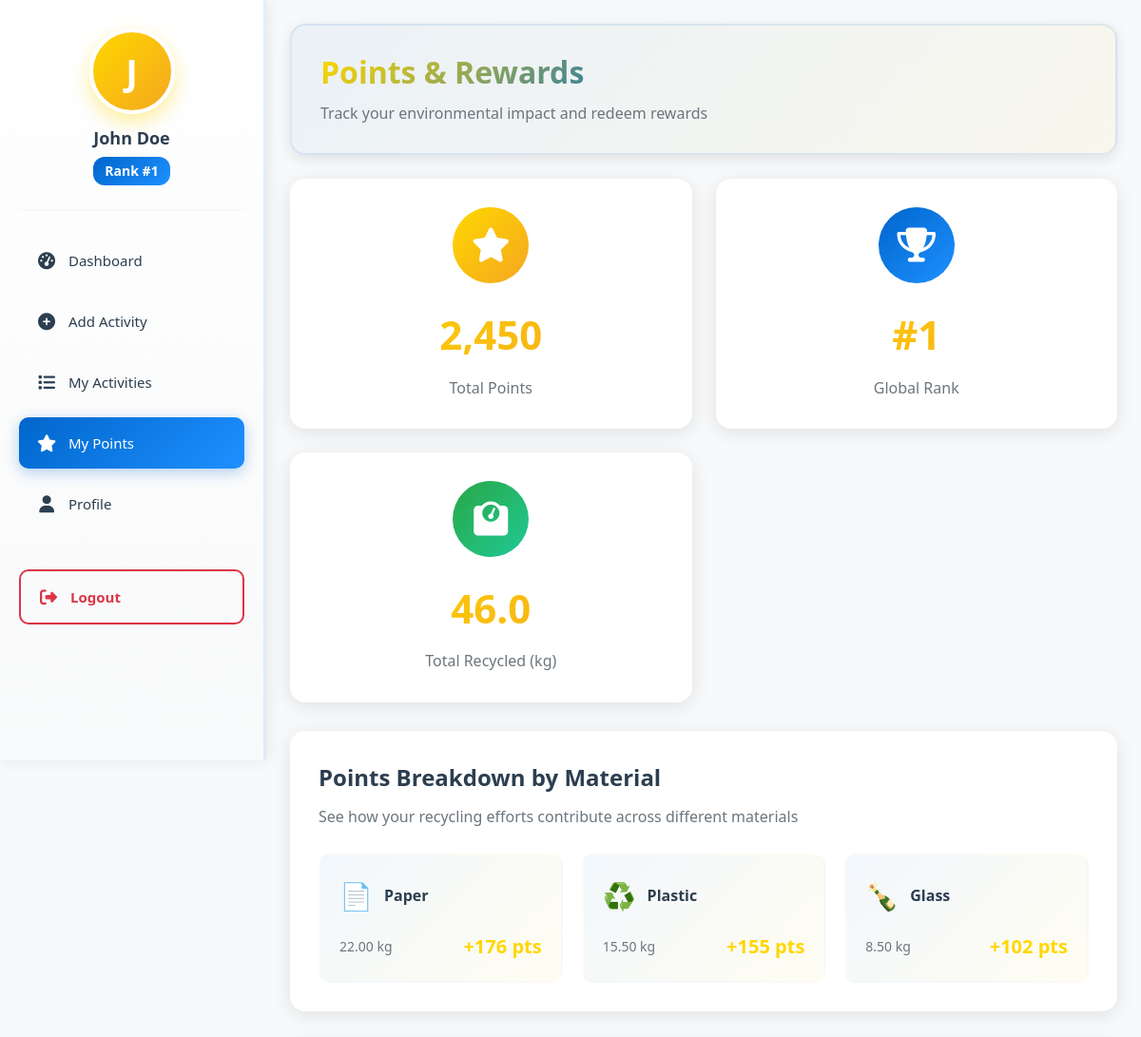
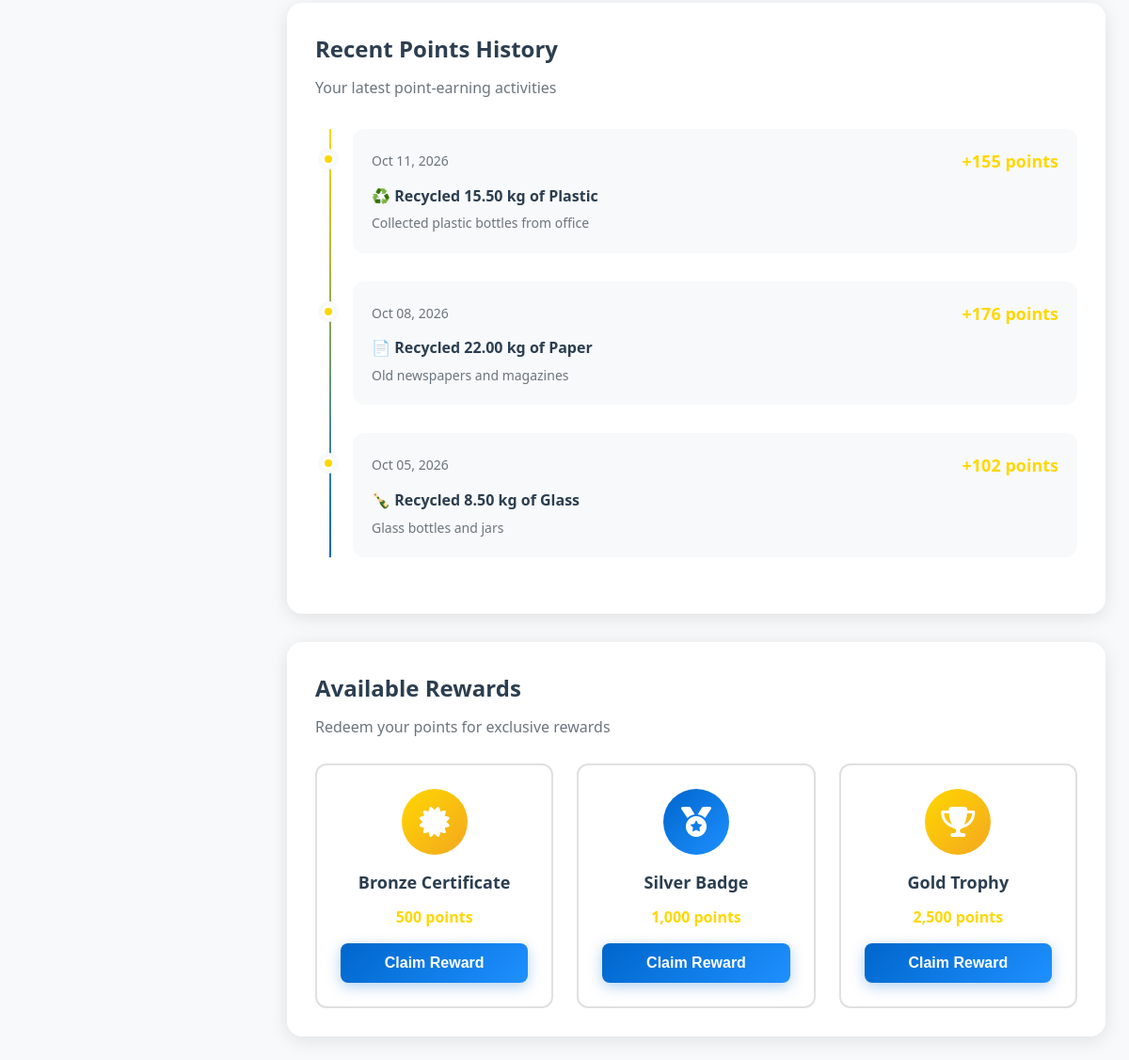
Screenshot of /user/my_points.php (signed in) with the database file from the repository (2 pictures, top to bottom).
### tables this page shows
CREATE TABLE users (
    id INT AUTO_INCREMENT PRIMARY KEY,
    username VARCHAR(50) UNIQUE NOT NULL,
    email VARCHAR(100) UNIQUE NOT NULL,
    password VARCHAR(255) NOT NULL,
    full_name VARCHAR(100) NOT NULL,
    phone VARCHAR(20),
    address TEXT,
    role ENUM('user', 'admin') DEFAULT 'user',
    points INT DEFAULT 0,
    rank INT DEFAULT 0,
    profile_image VARCHAR(255) DEFAULT 'default-avatar.png',
    verified TINYINT(1) DEFAULT 0,
    created_at TIMESTAMP DEFAULT CURRENT_TIMESTAMP,
    updated_at TIMESTAMP DEFAULT CURRENT_TIMESTAMP ON UPDATE CURRENT_TIMESTAMP
);

CREATE TABLE activities (
    id INT AUTO_INCREMENT PRIMARY KEY,
    user_id INT NOT NULL,
    material_type VARCHAR(50) NOT NULL,
    quantity DECIMAL(10,2) NOT NULL,
    unit VARCHAR(20) NOT NULL,
    recycling_center_id INT,
    description TEXT,
    points_earned INT DEFAULT 0,
    status ENUM('pending', 'verified', 'rejected') DEFAULT 'pending',
    activity_date DATE NOT NULL,
    verified_by INT,
    verified_at TIMESTAMP NULL,
    created_at TIMESTAMP DEFAULT CURRENT_TIMESTAMP,
    FOREIGN KEY (user_id) REFERENCES users(id) ON DELETE CASCADE,
    FOREIGN KEY (verified_by) REFERENCES users(id) ON DELETE SET NULL,
    FOREIGN KEY (recycling_center_id) REFERENCES recycling_centers(id) ON DELETE SET NULL
);

### includes/functions.php (called while the page is built, shortened)
<?php
function getMaterialIcon($material) {
    $icons = [
        'plastic' => '♻️',
        'paper' => '📄',
        'glass' => '🍾',
        'metal' => '🔩',
        'electronics' => '💻',
        'organic' => '🌱',
        'cardboard' => '📦'
    ];
    return $icons[strtolower($material)] ?? '♻️';
}
?>

### user/my_points.php (the view, shortened to what this page needs)
<?php
require_once '../includes/dashboard_header.php';
$user_id = $_SESSION['user_id'];
$breakdown_query = $conn->query("SELECT
    material_type,
    SUM(quantity) as total_quantity,
    SUM(points_earned) as total_points,
    COUNT(*) as activity_count
    FROM activities
    WHERE user_id = $user_id AND status = 'verified'
    GROUP BY material_type
    ORDER BY total_points DESC");
$history_query = $conn->query("SELECT * FROM activities WHERE user_id = $user_id AND status = 'verified' ORDER BY activity_date DESC LIMIT 10");
$total_recycled = $conn->query("SELECT SUM(quantity) as total FROM activities WHERE user_id = $user_id AND status = 'verified'")->fetch_assoc()['total'] ?? 0;
?>
<div class="dashboard-layout">
    <aside class="dashboard-sidebar">
        <?php include 'sidebar.php'; ?>
    </aside>
    <main class="dashboard-main">
        <div class="dashboard-header">
            <h1>Points & Rewards</h1>
            <p>Track your environmental impact and redeem rewards</p>
        </div>
        <div class="points-overview">
            <div class="points-card">
                <div class="points-icon-large icon-gold">
                    <i class="fas fa-star"></i>
                </div>
                <div class="points-value"><?php echo number_format($user['points']); ?></div>
                <div class="points-label">Total Points</div>
            </div>
            <div class="points-card">
                <div class="points-icon-large icon-blue">
                    <i class="fas fa-trophy"></i>
                </div>
                <div class="points-value">#<?php echo $user['rank'] ?: '-'; ?></div>
                <div class="points-label">Global Rank</div>
            </div>
            <div class="points-card">
                <div class="points-icon-large icon-green">
                    <i class="fas fa-weight"></i>
                </div>
                <div class="points-value"><?php echo number_format($total_recycled, 1); ?></div>
                <div class="points-label">Total Recycled (kg)</div>
            </div>
        </div>
        <div class="breakdown-section">
            <h2 style="font-size: 24px; font-weight: 700; color: var(--text-dark); margin-bottom: 10px;">Points Breakdown by Material</h2>
            <p style="color: var(--text-light); margin-bottom: 20px;">See how your recycling efforts contribute across different materials</p>
            <?php if ($breakdown_query->num_rows > 0): ?>
                <div class="breakdown-grid">
                    <?php while($item = $breakdown_query->fetch_assoc()): ?>
                        <div class="breakdown-item">
                            <div class="breakdown-header">
                                <span class="breakdown-icon"><?php echo getMaterialIcon($item['material_type']); ?></span>
                                <span class="breakdown-material"><?php echo ucfirst($item['material_type']); ?></span>
                            </div>
                            <div class="breakdown-stats">
                                <span class="breakdown-quantity"><?php echo $item['total_quantity']; ?> kg</span>
                                <span class="breakdown-points">+<?php echo $item['total_points']; ?> pts</span>
                            </div>
                        </div>
                    <?php endwhile; ?>
                </div>
            <?php else: ?>
                <p style="text-align: center; color: var(--text-light); padding: 40px 0;">No verified activities yet</p>
            <?php endif; ?>
        </div>
        <div class="history-section">
            <h2 style="font-size: 24px; font-weight: 700; color: var(--text-dark); margin-bottom: 10px;">Recent Points History</h2>
            <p style="color: var(--text-light);">Your latest point-earning activities</p>
            <?php if ($history_query->num_rows > 0): ?>
                <div class="timeline">
                    <?php while($activity = $history_query->fetch_assoc()): ?>
                        <div class="timeline-item">
                            <div class="timeline-dot"></div>
                            <div class="timeline-header">
                                <span class="timeline-date"><?php echo date('M d, Y', strtotime($activity['activity_date'])); ?></span>
                                <span class="timeline-points">+<?php echo $activity['points_earned']; ?> points</span>
                            </div>
                            <div class="timeline-activity">
                                <?php echo getMaterialIcon($activity['material_type']); ?>
                                Recycled <?php echo $activity['quantity']; ?> <?php echo $activity['unit']; ?> of <?php echo ucfirst($activity['material_type']); ?>
                            </div>
                            <?php if ($activity['description']): ?>
                                <div class="timeline-description"><?php echo htmlspecialchars($activity['description']); ?></div>
                            <?php endif; ?>
                        </div>
                    <?php endwhile; ?>
                </div>
            <?php else: ?>
                <p style="text-align: center; color: var(--text-light); padding: 40px 0;">No activities yet</p>
            <?php endif; ?>
        </div>
        <div class="rewards-section">
            <h2 style="font-size: 24px; font-weight: 700; color: var(--text-dark); margin-bottom: 10px;">Available Rewards</h2>
            <p style="color: var(--text-light);">Redeem your points for exclusive rewards</p>
            <div class="rewards-grid">
                <div class="reward-card">
                    <div class="reward-badge icon-gold">
                        <i class="fas fa-certificate"></i>
                    </div>
                    <div class="reward-title">Bronze Certificate</div>
                    <div class="reward-cost">500 points</div>
                    <button class="btn btn-primary" style="width: 100%;">Claim Reward</button>
                </div>
                <div class="reward-card">
                    <div class="reward-badge icon-blue">
                        <i class="fas fa-medal"></i>
                    </div>
                    <div class="reward-title">Silver Badge</div>
                    <div class="reward-cost">1,000 points</div>
                    <button class="btn btn-primary" style="width: 100%;">Claim Reward</button>
                </div>
                <div class="reward-card">
                    <div class="reward-badge icon-gold">
                        <i class="fas fa-trophy"></i>
                    </div>
                    <div class="reward-title">Gold Trophy</div>
                    <div class="reward-cost">2,500 points</div>
                    <button class="btn btn-primary" style="width: 100%;">Claim Reward</button>
                </div>
            </div>
        </div>
    </main>
</div>
</div>
</body>
</html>

### user/sidebar.php
<?php
$user_query = $conn->query("SELECT * FROM users WHERE id = " . $_SESSION['user_id']);
$user = $user_query->fetch_assoc();
$current_page = basename($_SERVER['PHP_SELF']);
?>
<div class="user-profile">
    <div class="user-avatar-large">
        <?php echo strtoupper(substr($user['username'], 0, 1)); ?>
    </div>
    <div class="user-info">
        <h3><?php echo htmlspecialchars($user['full_name']); ?></h3>
        <p class="user-rank">Rank #<?php echo $user['rank'] ?: 'Unranked'; ?></p>
    </div>
</div>
<ul class="dashboard-nav">
    <li><a href="dashboard.php" class="<?php echo $current_page == 'dashboard.php' ? 'active' : ''; ?>">
        <i class="fas fa-tachometer-alt"></i>
        <span>Dashboard</span>
    </a></li>
    <li><a href="add_activity.php" class="<?php echo $current_page == 'add_activity.php' ? 'active' : ''; ?>">
        <i class="fas fa-plus-circle"></i>
        <span>Add Activity</span>
    </a></li>
    <li><a href="my_activities.php" class="<?php echo $current_page == 'my_activities.php' ? 'active' : ''; ?>">
        <i class="fas fa-list"></i>
        <span>My Activities</span>
    </a></li>
    <li><a href="my_points.php" class="<?php echo $current_page == 'my_points.php' ? 'active' : ''; ?>">
        <i class="fas fa-star"></i>
        <span>My Points</span>
    </a></li>
    <li><a href="profile.php" class="<?php echo $current_page == 'profile.php' ? 'active' : ''; ?>">
        <i class="fas fa-user"></i>
        <span>Profile</span>
    </a></li>
</ul>
<div class="sidebar-logout">
    <a href="<?php echo SITE_URL; ?>/auth/logout.php">
        <i class="fas fa-sign-out-alt"></i>
        <span>Logout</span>
    </a>
</div>

### assets/css/global.css (style rules this page uses)
* { margin: 0; padding: 0; box-sizing: border-box; }
:root { --primary-gold: #FFD700; --secondary-gold: #F4A720; --primary-blue: #0066CC; --secondary-blue: #1E90FF; --dark-blue: #003D82; --accent-green: #28A745; --accent-purple: #6F42C1; --dark-bg: #1A1A2E; --light-bg: #F8F9FA; --white: #FFFFFF; --text-dark: #2C3E50; --text-light: #6C757D; --shadow: rgba(0, 0, 0, 0.1); --gradient-gold: linear-gradient(135deg, #FFD700 0%, #F4A720 100%); --gradient-blue: linear-gradient(135deg, #0066CC 0%, #1E90FF 100%); --gradient-mixed: linear-gradient(135deg, #FFD700 0%, #0066CC 50%, #6F42C1 100%); }
body { font-family: 'Segoe UI', Tahoma, Geneva, Verdana, sans-serif; background-color: var(--light-bg); color: var(--text-dark); line-height: 1.6; margin: 0; padding: 0; overflow-x: hidden; }
.btn { padding: 12px 30px; border: none; border-radius: 8px; font-size: 16px; font-weight: 600; cursor: pointer; transition: all 0.3s ease; text-decoration: none; display: inline-block; }
.btn-primary { background: var(--gradient-blue); color: var(--white); box-shadow: 0 4px 15px rgba(0, 102, 204, 0.3); }
.icon-gold { background: var(--gradient-gold); color: var(--white); }
.icon-blue { background: var(--gradient-blue); color: var(--white); }
.icon-green { background: linear-gradient(135deg, #28A745 0%, #20C997 100%); color: var(--white); }

### assets/css/dashboard.css (style rules this page uses)
.dashboard-layout { display: flex; min-height: 100vh; width: 100%; }
.dashboard-sidebar { background: linear-gradient(180deg, #FFFFFF 0%, #F8F9FA 100%); padding: 30px 20px; box-shadow: 2px 0 15px rgba(0, 0, 0, 0.08); position: fixed; width: 280px; height: 100vh; overflow-y: auto; left: 0; top: 0; border-right: 3px solid rgba(0, 102, 204, 0.1); z-index: 100; }
.sidebar-logout { margin-top: 20px; padding-top: 20px; border-top: 2px solid var(--light-bg); }
.sidebar-logout a { display: flex; align-items: center; gap: 12px; padding: 15px 18px; border-radius: 10px; color: #DC3545; text-decoration: none; transition: all 0.3s ease; font-weight: 600; font-size: 15px; border: 2px solid #DC3545; }
.sidebar-logout a i { font-size: 18px; width: 22px; text-align: center; }
.user-profile { text-align: center; padding-bottom: 25px; border-bottom: 2px solid var(--light-bg); margin-bottom: 25px; }
.user-avatar-large { width: 90px; height: 90px; border-radius: 50%; background: var(--gradient-gold); margin: 0 auto 15px; display: flex; align-items: center; justify-content: center; font-size: 38px; color: var(--white); font-weight: 700; box-shadow: 0 8px 20px rgba(255, 215, 0, 0.4); border: 4px solid var(--white); }
.user-info h3 { font-size: 18px; margin-bottom: 8px; color: var(--text-dark); font-weight: 700; line-height: 1.2; }
.user-rank { font-size: 14px; color: var(--white); background: var(--gradient-blue); padding: 4px 12px; border-radius: 12px; display: inline-block; font-weight: 600; }
.dashboard-nav { list-style: none; }
.dashboard-nav li { margin-bottom: 10px; }
.dashboard-nav a { display: flex; align-items: center; gap: 12px; padding: 15px 18px; border-radius: 10px; color: var(--text-dark); text-decoration: none; transition: all 0.3s ease; font-weight: 500; font-size: 15px; position: relative; }
.dashboard-nav a span { flex: 1; }
.dashboard-nav a i { font-size: 18px; width: 22px; text-align: center; flex-shrink: 0; }
.dashboard-nav a.active { background: var(--gradient-blue); color: var(--white); box-shadow: 0 4px 15px rgba(0, 102, 204, 0.3); }
.dashboard-nav a.active i { color: var(--white); }
.dashboard-main { flex: 1; min-height: 100vh; margin-left: 280px; padding: 25px; width: calc(100% - 280px); background: var(--light-bg); }
.dashboard-header { background: linear-gradient(135deg, rgba(0, 102, 204, 0.05), rgba(255, 215, 0, 0.05)); padding: 30px; border-radius: 16px; box-shadow: 0 4px 15px var(--shadow); margin-bottom: 25px; border: 2px solid rgba(0, 102, 204, 0.1); }
.dashboard-header h1 { font-size: 32px; font-weight: 800; background: var(--gradient-mixed); -webkit-background-clip: text; -webkit-text-fill-color: transparent; background-clip: text; margin-bottom: 12px; line-height: 1.2; }
.dashboard-header p { color: var(--text-light); font-size: 16px; font-weight: 500; line-height: 1.5; }

### includes/dashboard_header.php (style rules this page uses)
body { margin: 0; padding: 0; overflow-x: hidden; }

### rows the page displays
users: username "J", full_name "John Doe", rank "1", points "2,450"
activities: activity_date "Oct 11, 2026", points_earned "155", material_type "♻️", quantity "15.50", unit "kg", material_type "Plastic", description "Collected plastic bottles from office"
activities: activity_date "Oct 08, 2026", points_earned "176", material_type "📄", quantity "22.00", unit "kg", material_type "Paper", description "Old newspapers and magazines"
activities: activity_date "Oct 05, 2026", points_earned "102", material_type "🍾", quantity "8.50", unit "kg", material_type "Glass", description "Glass bottles and jars"

### other values shown
$total_recycled "46.0"
getMaterialIcon($item['material_type']) "📄"
$item['material_type'] "Paper"
$item['total_quantity'] "22.00"
$item['total_points'] "176"
getMaterialIcon($item['material_type']) "♻️"
$item['material_type'] "Plastic"
$item['total_quantity'] "15.50"
$item['total_points'] "155"
getMaterialIcon($item['material_type']) "🍾"
$item['material_type'] "Glass"
$item['total_quantity'] "8.50"
$item['total_points'] "102"
